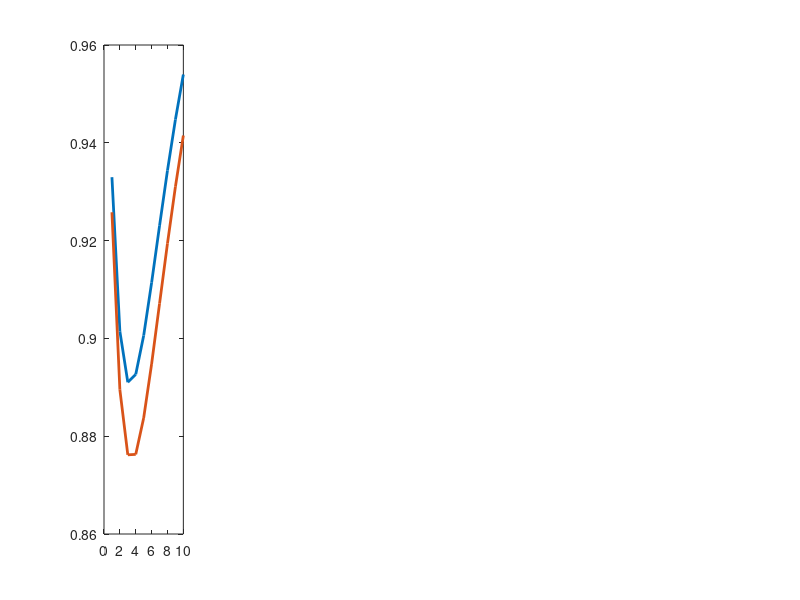

Recreate this plot in MATLAB. (Note: this script raises an error after producing the figure.)
% 1. Euler' s Method
fprintf("\nProblem 1 \n")
df = @(y, t)(2 - 2*y - exp(-4*t)); % Problem Formulation.

y_truth = @(t)(1 + 0.5*exp(-4*t) - 0.5*exp(-2*t)); % Closed-Form solution.
y_estimated = @(y, t, h)(y + h*df(y, t)); % Euler' s Method solution.

% (b)sub-problem
y_estimated_cur = 1; t = 0; % Init value of y and t.
h = 1; % Step in Euler' s Method.
fprintf("(b)sub-problem \n");
for i = 1 : 6
    t = t + h;
    y_estimated_last = y_estimated_cur;
    y_estimated_cur = y_estimated(y_estimated_cur, t, h);
    fprintf("n: %d y_estimated_last: %.6f t_n: %.2f f(t_n, y_n): %.6f h: %d dalta_y: %.6f y_estimated_cur: %.6f y_truth: %.6f \n", ...
    i-1, y_estimated_last, t-h, df(y_estimated_last, t-h), 1, y_estimated_cur-y_estimated_last, y_estimated_cur, y_truth(t));
end

% (c)sub-problem
fprintf("(c)sub-problem: See Ouput Figure \n");
h = [0.1, 0.05, 0.01, 0.005, 0.001]; % Step in Euler' s Method.
iter_times = [10, 20, 100, 200, 1000]; % How many step can algorithm compute value of y(1).

for iter = 1 : size(h, 2)
    y_estimated_cur = 1; t = 0;% Init value of y.
    clear y_estimated_all  y_truth_all;
    
    for i = 1 : iter_times(iter)
        t = t + h(iter);
        y_estimated_cur = y_estimated(y_estimated_cur, t, h(iter));
        y_truth_cur = y_truth(t);
        
        y_estimated_all(i) = y_estimated_cur; %#ok<*SAGROW>
        y_truth_all(i) = y_truth_cur;
    end
    
    subplot(1, 5, iter);
    plot(y_estimated_all, 'LineWidth', 2);
    hold on;
    plot(y_truth_all, 'LineWidth', 2);
    title("h=" + string(h(iter)));
    legend("Euler' s Method", "Truth");
    
end
